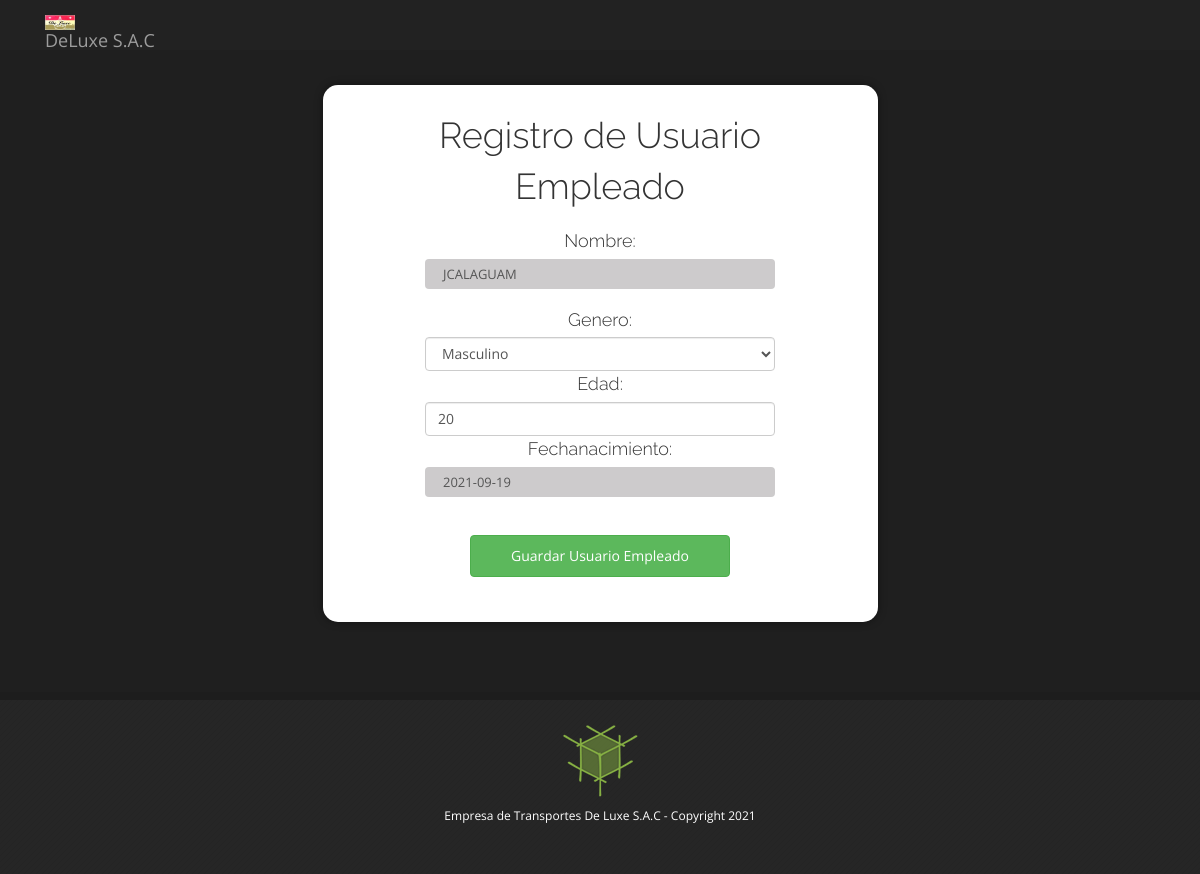
Page /updateEmpleado/4/ (signed in) on the committed database.
### deluxeapp/models.py (models this page shows, shortened)
class Empleado(models.Model):
    Empleado_genero = [
        (1, 'Femenino'),
        (2, 'Masculino')
    ]
    user = models.OneToOneField(User,null=True, on_delete=models.CASCADE)
    nombre = models.CharField(max_length=50)
    genero = models.IntegerField(null=True, blank=False, choices=Empleado_genero)
    edad = models.PositiveIntegerField(null=True, validators=[MinValueValidator(1), MaxValueValidator(100)])
    fechanacimiento = models.DateField(null=True)

### deluxeapp/decorators.py (the view)
        def wrapper_func(request, *args, **kwargs):
            group = None
            if request.user.groups.exists():
                group = request.user.groups.all()[0].name
            if group in allowed_roles:
                return view_func(request, *args, **kwargs)
            else:
                return HttpResponse("No estas autorizado a visualizar esta página")

### deluxeapp/forms.py
class EmpleadoForm(forms.ModelForm):
    class Meta:
        model = Empleado
        fields = ['nombre', 'genero', 'edad', 'fechanacimiento']
    def __init__(self, *args, **kwargs):
        super().__init__(*args, **kwargs)
        self.fields['nombre'].widget.attrs.update({
            'class': 'form-control',
        })
        self.fields['genero'].widget.attrs.update({
            'class': 'form-control',
        })
        self.fields['edad'].widget.attrs.update({
            'class': 'form-control',
        })
        self.fields['fechanacimiento'].widget.attrs.update({
            'class': 'form-control',
        })

### deluxeapp/views.py (called while the page is built)
@login_required(login_url='login')
@allowed_users(allowed_roles=['empleado','admin'])
def updateEmpleado(request, id):
    empleados=Empleado.objects.get(id=id)
    form=EmpleadoForm(request.POST or None, instance=empleados)
    if form.is_valid():
        form.save()
        return redirect('tables')
    return render(request, 'administrador/editEmpleado.html',{'form': form, 'empleado':empleados})

### templates/administrador/editEmpleado.html (shortened to what this page needs)
{% load static %}
<!doctype html>
<html><head>
    <link rel="stylesheet" type="text/css" href="{% static 'bootstrap/css/bootstrap.min.css' %}" />
    <link href="{% static 'css/main.css' %}" rel="stylesheet">
    <link href="{% static 'css/font-style.css' %}" rel="stylesheet">
    <link href="{% static 'css/register.css' %}" rel="stylesheet">
  <link rel="stylesheet" href="https://cdnjs.cloudflare.com/ajax/libs/datepicker/0.6.5/datepicker.min.css" />
	</head>
  <body>
    <div class="navbar-nav navbar-inverse navbar-fixed-top">
        <div class="container">
        <div class="navbar-header">
          <a class="navbar-brand" href="{% url 'index' %}"><img src="{% static 'images/deluxe.jpg' %}" height="15" alt=""> DeLuxe S.A.C</a>
        </div>
          <div class="navbar-collapse collapse">
          </div>
        </div>
    </div>
    <div class="container">
        <div class="row">
        	<div class="col-lg-offset-3 col-lg-6" style="text-align: center;">
        		<div id="register-wraper">
        		    <form id="register-form" class="form" method="post" action="">
        		        <legend>Registro de Usuario Empleado</legend>
        		        <div class="body">
    		        		{{ form }}
        		        </div>
                    <br>
        		        <div class="footer">
        		            <button type="submit" class="btn btn-success">Guardar Usuario Empleado</button>
        		        </div><br>
        		    </form>
        		</div>
        	</div>
        </div>
    </div>
	<div id="footerwrap">
      	<div class="container">
      		<div class="row">
      			<div class="col-sm-12 col-lg-12">
      			<p><img src="{% static 'images/logo.png' %}" alt=""></p>
      			<p>Empresa de Transportes De Luxe S.A.C - Copyright 2021</p>
      			</div>
      		</div>
      	</div>
	</div>
</body></html>

### static/css/main.css (style rules this page uses)
input[type=text], textarea { background: #cdcbcc; font-size: 13px; display: block; width: 100%; border: none; box-shadow: none; height: 30px; line-height: 18px; padding: 0; text-indent: 18px; margin: 0 0 18px; }
a { color: #b2c831; text-decoration: none; }
#footerwrap { width: 100%; background:#262626; background-image:url('../images/sep-half.png'); padding-top:25px; padding-bottom: 40px; border-top-style: solid; border-top-width:8px; border-top-color:#1d1d1d; text-align:center }
#footerwrap p { color:white; font-size:12px; }

### static/css/register.css (style rules this page uses)
#register-form { margin: 0 auto; width: 350px; }
#register-form legend { margin-bottom: 15px; border-bottom: none; }
#register-form .body { overflow-y: auto; height: auto; }
#register-form .btn { padding: 10px 40px; background-image: none; box-shadow: none; }
#register-form legend { font-family: 'Raleway', sans-serif; font-size: 36px; font-weight: 300; color: #333333; -webkit-font-smoothing: subpixel-antialiased; }
#register-form label { font-family: 'Raleway', sans-serif; font-size: 18px; color: #333333; font-weight: 300; }
@media (min-width: 979px) { body { padding-top: 80px; } }

### templates/administrador/editEmpleado.html (style rules this page uses)
body { padding-top: 60px; }

### rows in the picture
Empleado: nombre "JCALAGUAM", genero "Masculino", edad "20", fechanacimiento "2021-09-19"
